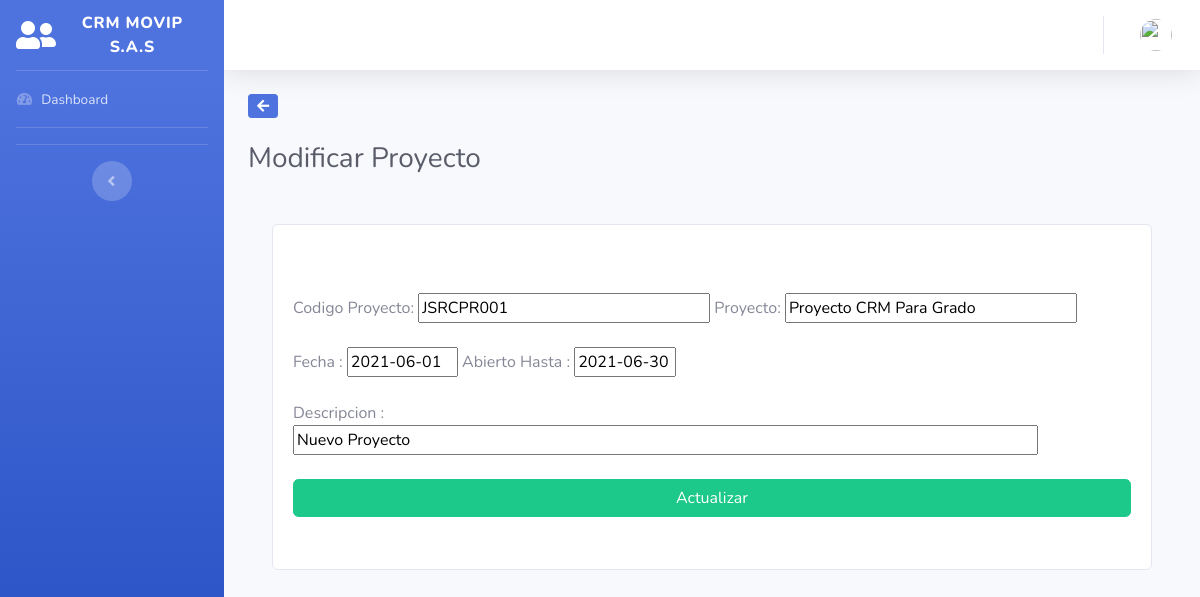
Page /modificarproyecto?id=63 on the committed database.
### tables this page shows
CREATE TABLE `proyectos` (
  `id_proyecto` int(11) NOT NULL,
  `codigo_proyecto` varchar(50) NOT NULL,
  `cliente_proyecto` varchar(50) NOT NULL,
  `fecha_ini_proyecto` date NOT NULL,
  `fecha_fin_proyecto` date DEFAULT NULL,
  `estado_proyecto` int(11) NOT NULL,
  `tema_proyecto` varchar(100) DEFAULT NULL,
  `descripcion_proyecto` text DEFAULT NULL
);

### modificarproyecto.php (the view, shortened to what this page needs)
<?php
include("conlead.php");
$id_proyecto = $_GET['id'];
?>
<!DOCTYPE html>
<html lang="en">
<head>
  <link href="vendor/fontawesome-free/css/all.min.css" rel="stylesheet" type="text/css">
  <link href="css/sb-admin-2.min.css" rel="stylesheet">
</head>
<body id="page-top">
  <div id="wrapper">
    <ul class="navbar-nav bg-gradient-primary sidebar sidebar-dark accordion" id="accordionSidebar">
      <a class="sidebar-brand d-flex align-items-center justify-content-center" href="principal">
        <div class="sidebar-brand-icon">
          <i class="fas fa-user-friends"></i>
        </div>
        <div class="sidebar-brand-text mx-3">CRM Movip S.A.S</div>
      </a>
      <hr class="sidebar-divider my-0">
      <li class="nav-item inactive">
        <a class="nav-link" href="principal">
          <i class="fas fa-fw fa-tachometer-alt"></i>
          <span>Dashboard</span></a>
      </li>
      <hr class="sidebar-divider">
      <hr class="sidebar-divider d-none d-md-block">
      <div class="text-center d-none d-md-inline">
        <button class="rounded-circle border-0" id="sidebarToggle"></button>
      </div>
    </ul>
    <div id="content-wrapper" class="d-flex flex-column">
      <div id="content">
        <nav class="navbar navbar-expand navbar-light bg-white topbar mb-4 static-top shadow">
          <ul class="navbar-nav ml-auto">
            <li class="nav-item dropdown no-arrow mx-1">
              <a class="nav-link dropdown-toggle" href="#" id="alertsDropdown" role="button" data-toggle="dropdown" aria-haspopup="true" aria-expanded="false">
              </a>
            </li>
            <li class="nav-item dropdown no-arrow">
              <a class="nav-link dropdown-toggle" href="#" id="userDropdown" role="button" data-toggle="dropdown" aria-haspopup="true" aria-expanded="false">
                <img class="img-profile rounded-circle" src="https://source.unsplash.com/QAB-WJcbgJk/60x60">
              </a>
            </li>
          </ul>
        </nav>
        <div class="container-fluid">
          <a href='gestionaventas'><button type='button' class='btn btn-sm btn-primary'><i class="fas fa-arrow-left"></i></i>
            </button></a>
          <br>
          <br>
          <div class="d-sm-flex align-items-center justify-content-between mb-4">
            <h1 class="h3 mb-0 text-gray-800">Modificar Proyecto</h1>
          </div>
          <fieldset>
            <div class="container p-4">
              <div class="group">
                <div class="card card-body">
                  <form class="form-contact" action="ModificacionProyecto.php" method="POST">
                    <div class="form-group" id="responsive-form">
                      <?php
                      $sql = "SELECT * FROM crmpry.proyectos WHERE id_proyecto = '$id_proyecto'";
                      $result = mysqli_query($conexion2, $sql);
                      while ($mostrar = mysqli_fetch_array($result)) {
                        echo "<br>";
                        echo "<br>";
                        echo "Codigo Proyecto: <input type='text' size='30' name='codigo_proyecto' value ='$mostrar[codigo_proyecto]' onkeypress='return soloLetras(event)'> ";
                        echo "Proyecto: <input type='text' size='30' name='tema_proyecto' value ='$mostrar[tema_proyecto]'onkeypress='return soloLetras(event)'></center>";
                        echo "<br>";
                        echo "<br>";
                        echo 'Fecha : ';
                        echo "<input type='text' size='10' name='fecha_ini_proyecto' value ='$mostrar[fecha_ini_proyecto]'onkeypress='return soloLetras(event)'> ";
                        echo 'Abierto Hasta : ';
                        echo "<input type='text' size='9' name='fecha_fin_proyecto' value ='$mostrar[fecha_fin_proyecto]'onkeypress='return soloLetras(event)'> ";
                        echo "<br>";
                        echo "<br>";
                        echo 'Descripcion : ';
                        echo "<input type='text' size='80' name='descripcion_proyecto' value ='$mostrar[descripcion_proyecto]'onkeypress='return soloLetras(event)'> ";
                        echo "<br>";
                        echo "<br>";
                      }
                      ?>
                      <input type="submit" class="btn btn-success btn-block" name="actualizar" value="Actualizar">
          </fieldset>
        </div>
      </div>
    </div>
  </div>
</body>
</html>

### rows in the picture
proyectos: codigo_proyecto "JSRCPR001", tema_proyecto "Proyecto CRM Para Grado", fecha_ini_proyecto "2021-06-01", fecha_fin_proyecto "2021-06-30", descripcion_proyecto "Nuevo Proyecto"
